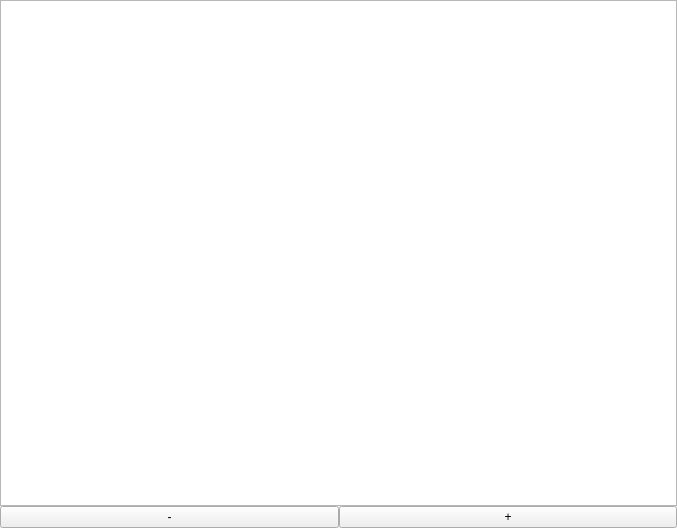
<?xml version="1.0" encoding="UTF-8"?>
<ui version="4.0">
 <class>Preview</class>
 <widget class="QWidget" name="Preview">
  <property name="geometry">
   <rect>
    <x>0</x>
    <y>0</y>
    <width>677</width>
    <height>528</height>
   </rect>
  </property>
  <property name="sizePolicy">
   <sizepolicy hsizetype="Expanding" vsizetype="Expanding">
    <horstretch>0</horstretch>
    <verstretch>0</verstretch>
   </sizepolicy>
  </property>
  <property name="acceptDrops">
   <bool>true</bool>
  </property>
  <property name="windowTitle">
   <string>Preview</string>
  </property>
  <property name="accessibleName">
   <string>preview</string>
  </property>
  <property name="styleSheet">
   <string notr="true"/>
  </property>
  <layout class="QVBoxLayout" name="verticalLayout">
   <property name="spacing">
    <number>0</number>
   </property>
   <property name="leftMargin">
    <number>0</number>
   </property>
   <property name="topMargin">
    <number>0</number>
   </property>
   <property name="rightMargin">
    <number>0</number>
   </property>
   <property name="bottomMargin">
    <number>0</number>
   </property>
   <item>
    <layout class="QGridLayout" name="gridLayout">
     <item row="0" column="0" colspan="2">
      <widget class="QGraphicsView" name="graphicsView">
       <property name="mouseTracking">
        <bool>false</bool>
       </property>
       <property name="focusPolicy">
        <enum>Qt::NoFocus</enum>
       </property>
       <property name="contextMenuPolicy">
        <enum>Qt::ActionsContextMenu</enum>
       </property>
       <property name="verticalScrollBarPolicy">
        <enum>Qt::ScrollBarAlwaysOff</enum>
       </property>
       <property name="horizontalScrollBarPolicy">
        <enum>Qt::ScrollBarAlwaysOff</enum>
       </property>
       <property name="resizeAnchor">
        <enum>QGraphicsView::AnchorViewCenter</enum>
       </property>
       <property name="viewportUpdateMode">
        <enum>QGraphicsView::MinimalViewportUpdate</enum>
       </property>
      </widget>
     </item>
     <item row="1" column="1">
      <widget class="QPushButton" name="zoomInButton">
       <property name="text">
        <string>+</string>
       </property>
      </widget>
     </item>
     <item row="1" column="0">
      <widget class="QPushButton" name="zoomOutButton">
       <property name="text">
        <string>-</string>
       </property>
      </widget>
     </item>
    </layout>
   </item>
  </layout>
 </widget>
 <resources/>
 <connections/>
</ui>
